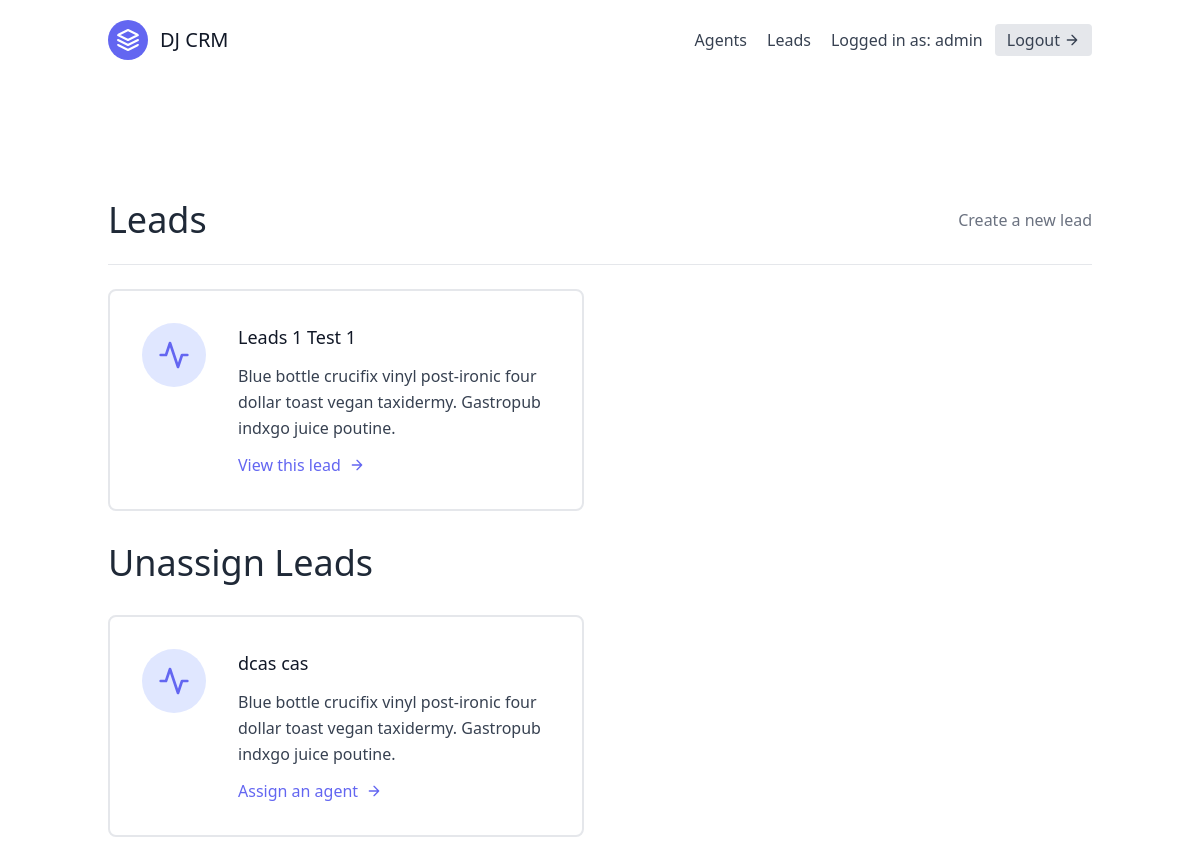
Before: /leads/ (signed in) with the older database file.
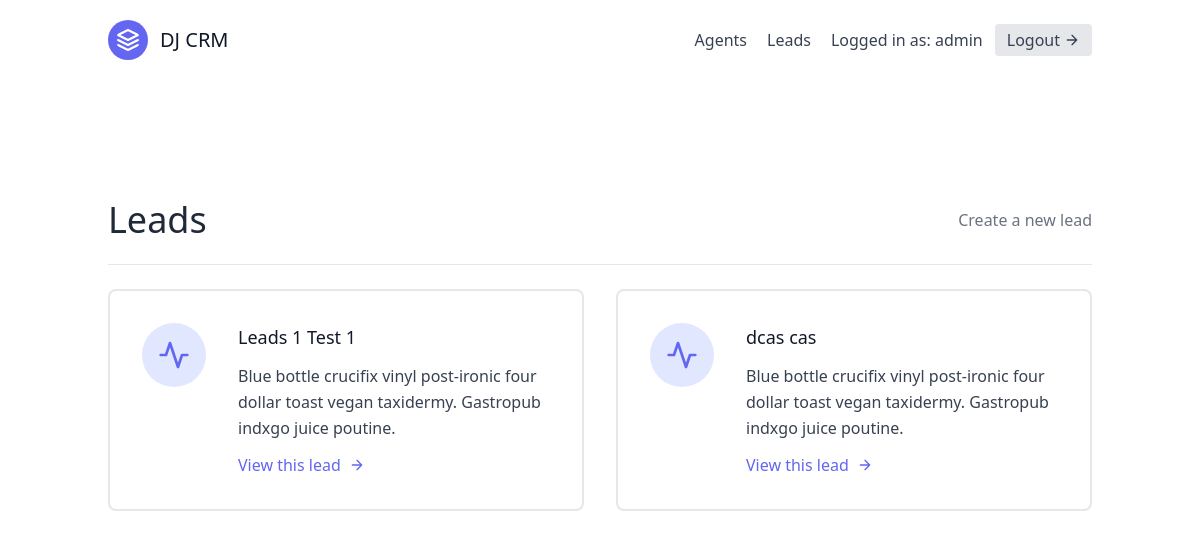
After: the same page with the newer database file.
### leads/models.py (models this page shows, shortened)
class Lead(models.Model):
    first_name = models.CharField(max_length=20)
    last_name = models.CharField(max_length=20)
    age = models.IntegerField(default=0)
    organisation = models.ForeignKey(UserProfile, on_delete=models.CASCADE)
    agent = models.ForeignKey("Agent", null=True, blank=True, on_delete=models.SET_NULL)
    category = models.ForeignKey("Category", null=True, blank=True, on_delete=models.SET_NULL)

### leads/views.py (the view)
# urls.py: path('', LeadListView.as_view(), name='lead-list'),
class LeadListView(LoginRequiredMixin, generic.ListView):
    template_name = "leads/lead_list.html"
    context_object_name = "leads"
    def get_queryset(self):
        user = self.request.user
        if user.is_organisor:
            queryset = Lead.objects.filter(organisation=user.userprofile, agent__isnull=False)
        else:
            queryset = Lead.objects.filter(organisation=user.agent.organisation, agent__isnull=False)
            queryset = queryset.filter(agent__user=user)
        return queryset
    def get_context_data(self, **kwargs):
        user = self.request.user
        context = super(LeadListView, self).get_context_data(**kwargs)
        if user.is_organisor:
            queryset = Lead.objects.filter(
                organisation=user.userprofile,
                agent__isnull=True
            )
            context.update({
                "unassigned_leads": queryset
        })
        return context

### leads/templates/leads/lead_list.html (shortened to what the changed rows need)
{% extends "_base.html" %}
{% block content %}
<section class="text-gray-700 body-font">
    <div class="container px-5 py-24 mx-auto flex flex-wrap">
        <div class="w-full mb-6 py-6 flex justify-between items-center border-b border-gray-200">
            <div>
                <h1 class="text-4xl text-gray-800">Leads</h1>
            </div>
        </div>
        <div class="flex flex-wrap -m-4">
            {% for lead in object_list %}
            <div class="p-4 lg:w-1/2 md:w-full">
                <div class="flex border-2 rounded-lg border-gray-200 p-8 sm:flex-row flex-col">
                    <div
                        class="w-16 h-16 sm:mr-8 sm:mb-0 mb-4 inline-flex items-center justify-center rounded-full bg-indigo-100 text-indigo-500 flex-shrink-0">
                        <svg fill="none" stroke="currentColor" stroke-linecap="round" stroke-linejoin="round"
                            stroke-width="2" class="w-8 h-8" viewBox="0 0 24 24">
                            <path d="M22 12h-4l-3 9L9 3l-3 9H2"></path>
                        </svg>
                    </div>
                    <div class="flex-grow">
                        <h2 class="text-gray-900 text-lg title-font font-medium mb-3">
                            {{ lead.first_name }} {{ lead.last_name }}
                        </h2>
                        <p class="leading-relaxed text-base">
                            Blue bottle crucifix vinyl post-ironic four dollar toast vegan taxidermy. Gastropub indxgo
                            juice poutine.
                        </p>
                        <a href="{% url 'leads:lead-detail' lead.pk %}"
                            class="mt-3 text-indigo-500 inline-flex items-center">
                            View this lead
                            <svg fill="none" stroke="currentColor" stroke-linecap="round" stroke-linejoin="round"
                                stroke-width="2" class="w-4 h-4 ml-2" viewBox="0 0 24 24">
                                <path d="M5 12h14M12 5l7 7-7 7"></path>
                            </svg>
                        </a>
                    </div>
                </div>
            </div>
            {% endfor %}
            {% if unassigned_leads.exists %}
            <div class="flex flex-wrap -m-4 p-4">
                <div class='w-full p-4'>
                <h1 class="text-4xl text-gray-800">Unassign Leads</h1>
            </div>
                {% for lead in unassigned_leads %}
                <div class="p-4 lg:w-1/2 md:w-full">
                    <div class="flex border-2 rounded-lg border-gray-200 p-8 sm:flex-row flex-col">
                        <div
                            class="w-16 h-16 sm:mr-8 sm:mb-0 mb-4 inline-flex items-center justify-center rounded-full bg-indigo-100 text-indigo-500 flex-shrink-0">
                            <svg fill="none" stroke="currentColor" stroke-linecap="round" stroke-linejoin="round"
                                stroke-width="2" class="w-8 h-8" viewBox="0 0 24 24">
                                <path d="M22 12h-4l-3 9L9 3l-3 9H2"></path>
                            </svg>
                        </div>
                        <div class="flex-grow">
                            <h2 class="text-gray-900 text-lg title-font font-medium mb-3">
                                {{ lead.first_name }} {{ lead.last_name }}
                            </h2>
                            <p class="leading-relaxed text-base">
                                Blue bottle crucifix vinyl post-ironic four dollar toast vegan taxidermy. Gastropub
                                indxgo juice poutine.
                            </p>
                            <a href="{% url 'leads:assign-agent' lead.pk %}"
                                class="mt-3 text-indigo-500 inline-flex items-center">
                                Assign an agent
                                <svg fill="none" stroke="currentColor" stroke-linecap="round" stroke-linejoin="round"
                                    stroke-width="2" class="w-4 h-4 ml-2" viewBox="0 0 24 24">
                                    <path d="M5 12h14M12 5l7 7-7 7"></path>
                                </svg>
                            </a>
                        </div>
                    </div>
                </div>
            </div>
            {% endfor %}
            {% endif %}
        </div>
    </div>
</section>
{% endblock content %}

Changed rows visible on the page:
changed Lead "dcas": moves from the list under "Unassign Leads" to the list under "Leads"
Other visible differences:
text no longer shown: "Unassign Leads"
